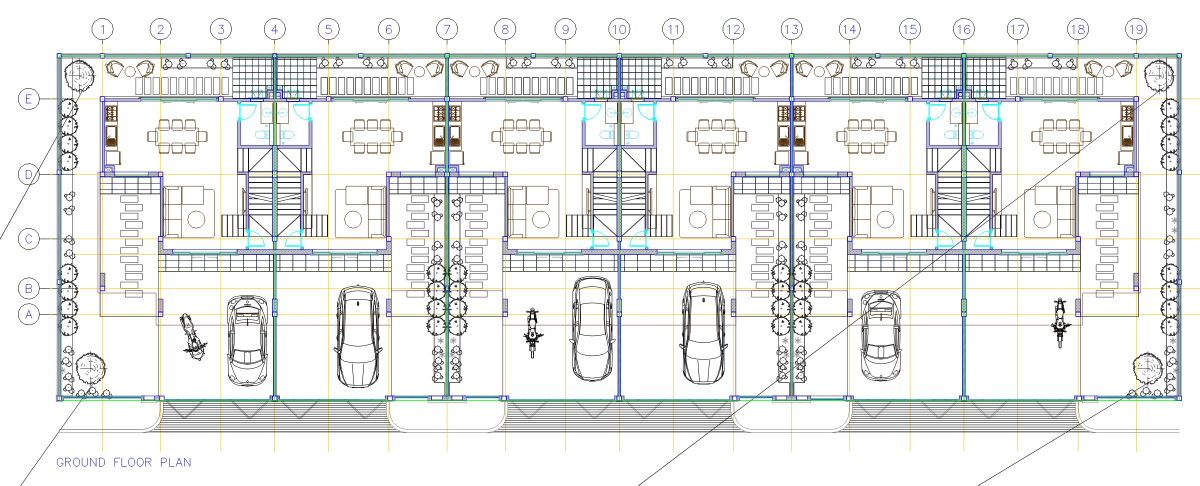
#> input picture test/townhouse/0.jpg, 2400 x 971 px (shown at 1/2 size)
$ python -i vision.py   (imports and definitions only)
#> lines starting #> are read from the running program, lines starting #| are printed output that depends on the picture; after the words box and inside, x2 and y2 are one past the last pixel; in counts of white or black regions, pixels touching at a corner belong together
"""Plan reading for drawings that are only pictures: scanned or flattened PDFs, photos of a drawing,
and hand sketches. Claude reads the image directly and returns rooms, openings and items in image
pixels plus a scale; code turns that into the same Plan structure as the CAD path.

This path is less exact than CAD (no exact coordinates), so every room is marked with a lower
confidence and the scale is one of the things the contractor can confirm.
"""
from __future__ import annotations

import base64
import io
import math

from PIL import Image, ImageOps
from shapely.geometry import LineString, Polygon, box
from shapely.ops import unary_union

from . import __version__
from . import schema as S
from .interpret import FIXTURE_KINDS, MAX_QUESTIONS, OPENING_KINDS, ROOM_TYPES, call_claude
from .schema import Building, Fixture, Flag, Floor, Opening, Plan, Question, Room, SourceInfo, Wall

MAX_EDGE = 2400

VISION_SYSTEM = """You are the plan-reading engine of a construction management product for general contractors.
You get an image of a floor plan: a PDF export, a scan, a phone photo of a drawing, or a hand sketch. Read it like an
experienced contractor and return the plan as structured data in IMAGE PIXEL coordinates (x right, y down, origin at
the top-left of the full image you are given, which is the first image).

Rules:
- One entry per floor shown. Floors are often drawn side by side; name them from their titles.
- Rooms: polygon along the INSIDE face of the walls, vertices clockwise, only right angles unless the wall is
  clearly angled. Every enclosed space, including small ones (WC, closet, lobby). Name and type from labels,
  area figures and contents (beds, toilets, cars). Labels may be tiny, copied, abbreviated or misspelled.
- Openings: doors (single, double, sliding, garage), windows and open passages, each as the two end points of the
  gap measured along the wall centre line.
- Items: kitchen and bathroom fixtures and main furniture, each with its centre and size in pixels.
- Scale: work out millimetres per pixel from dimension strings or grid spacing (for example a 3600 bay), and say
  what you used. If nothing is written, estimate from typical sizes (US doors 30-36 in, about 760-915 mm; beds about 80 in, 2030 mm).
- Reference point per floor: the pixel position of the top-left outside corner of that floor's main outer wall,
  so floors can be stacked.
- Ask at most 5 short questions, only about things that change the plan and that you cannot settle from the image,
  each with 2-4 options, your best guess first. Write sizes in them in feet and inches (a 36" door, a 12' wall);
  the numbers you return stay in millimetres and pixels."""


def load_image(path: str) -> Image.Image:
#> called with path = '../../test/townhouse/0.jpg'
    if path.lower().endswith(".pdf"):
        import pymupdf
        doc = pymupdf.open(path)
        page = doc[0]
        zoom = 3200 / max(page.rect.width, page.rect.height)
        pix = page.get_pixmap(matrix=pymupdf.Matrix(zoom, zoom), alpha=False)
        img = Image.open(io.BytesIO(pix.tobytes("png"))).convert("RGB")
    else:
        img = ImageOps.exif_transpose(Image.open(path)).convert("RGB")
#> img is the input picture: PIL image 2400x971 RGB; mean R, G, B 230.9, 232.5, 231.3
    # trim white margins
    gray = ImageOps.invert(img.convert("L")).point(lambda v: 255 if v > 30 else 0)
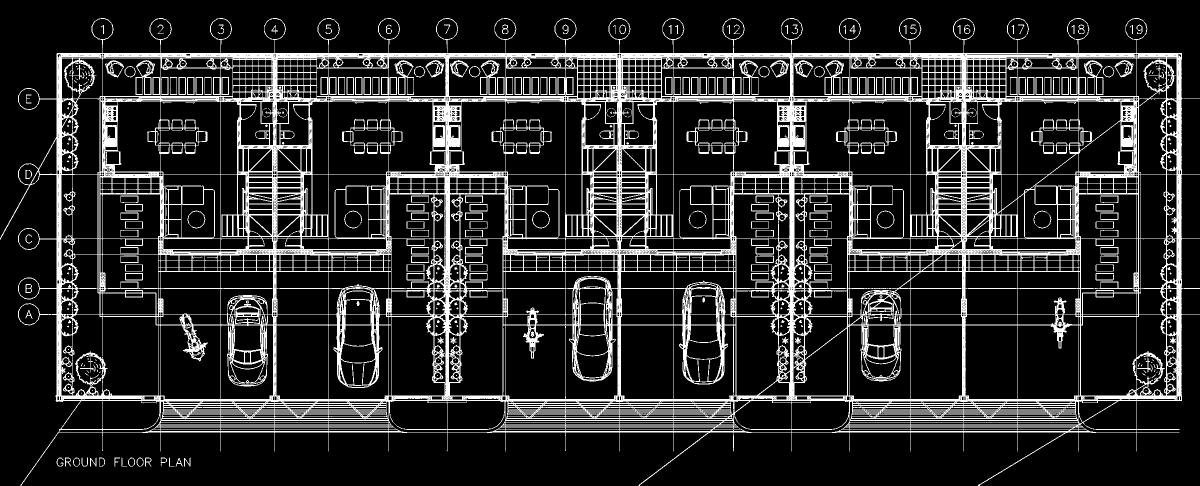
#> gray: PIL image 2400x971 L (shown at 1/2 size); 16.8% white; 422 white regions (191 under 20 px), largest, box (x1, y1, x2, y2) and area: (0, 36, 2400, 971) 360311, (960, 120, 999, 190) 780, (1649, 120, 1688, 190) 777
    bb = gray.getbbox()
#> bb = (0, 36, 2400, 971)
    if bb:
        pad = 20
        img = img.crop((max(0, bb[0] - pad), max(0, bb[1] - pad), min(img.width, bb[2] + pad),
                        min(img.height, bb[3] + pad)))
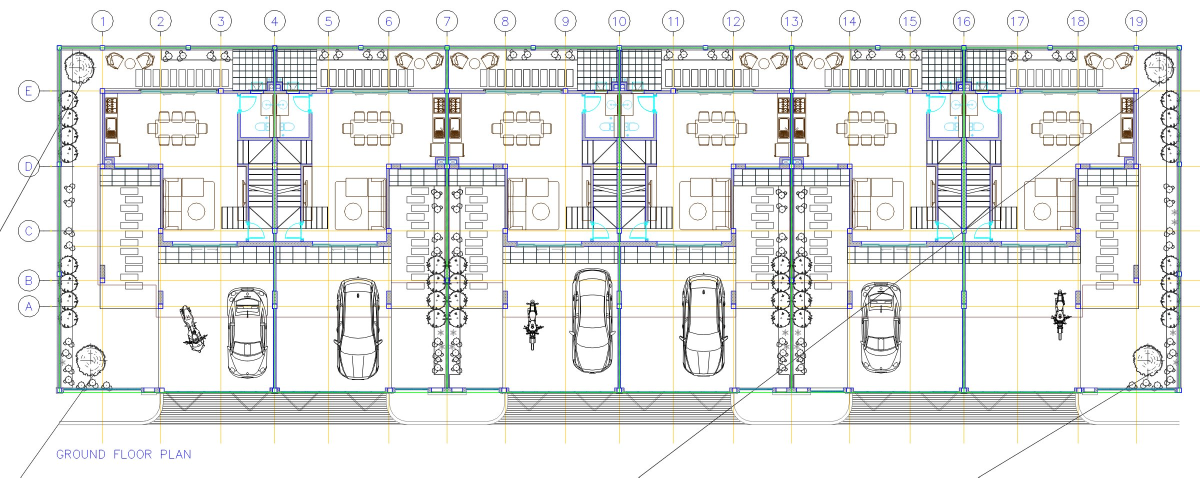
#> img: PIL image 2400x955 RGB (shown at 1/2 size); mean R, G, B 230.5, 232.1, 230.9
    s = MAX_EDGE / max(img.size)
    if s < 1:
        img = img.resize((round(img.width * s), round(img.height * s)), Image.LANCZOS)
    return img


# [198 lines left out: functions _b64, _schema, read_image_plan, plan_from_vision, not called in this run]

>>> result = load_image('../../test/townhouse/0.jpg')

$ run again, on test/townhouse/1.jpg
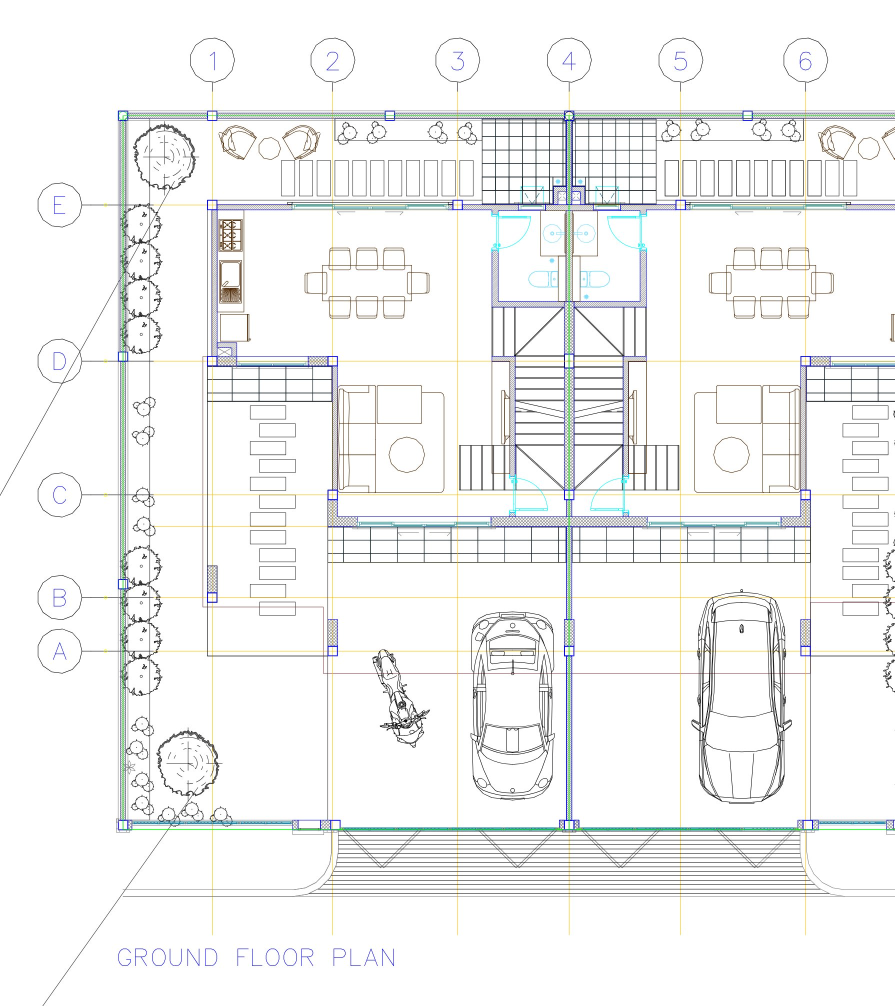
#> input picture test/townhouse/1.jpg, 1790 x 2012 px (shown at 1/2 size)
#> in load_image, img is the input picture: PIL image 1790x2012 RGB; mean R, G, B 242.8, 243.6, 243
#> in load_image, `gray = ImageOps.invert(img.convert("L")).point(lambda v: 255 if v > 30..`:
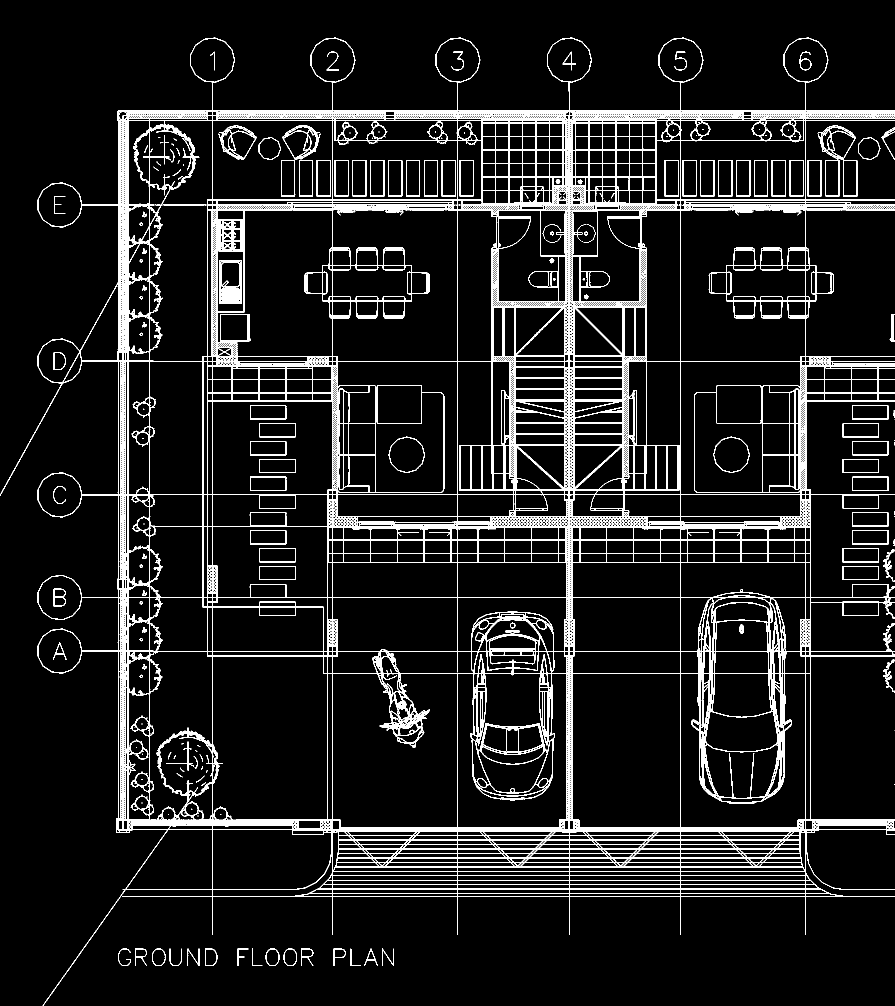
#> gray: PIL image 1790x2012 L (shown at 1/2 size); 8.9% white in thin lines or dots
#> bb = (0, 75, 1790, 2012)
#> in load_image, `img = img.crop((max(0, bb[0] - pad), max(0, bb[1] - pad), min(img.widt..`:
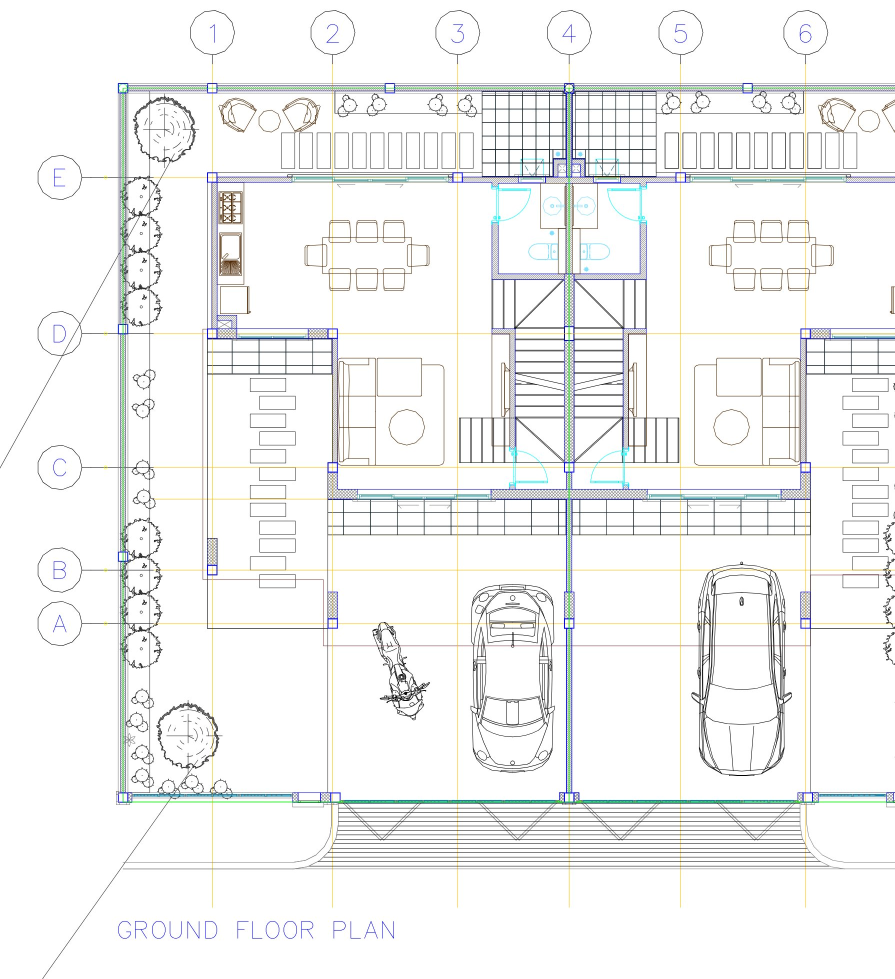
#> img: PIL image 1790x1957 RGB (shown at 1/2 size); mean R, G, B 242.5, 243.3, 242.7

$ run again, on test/townhouse/2.jpg
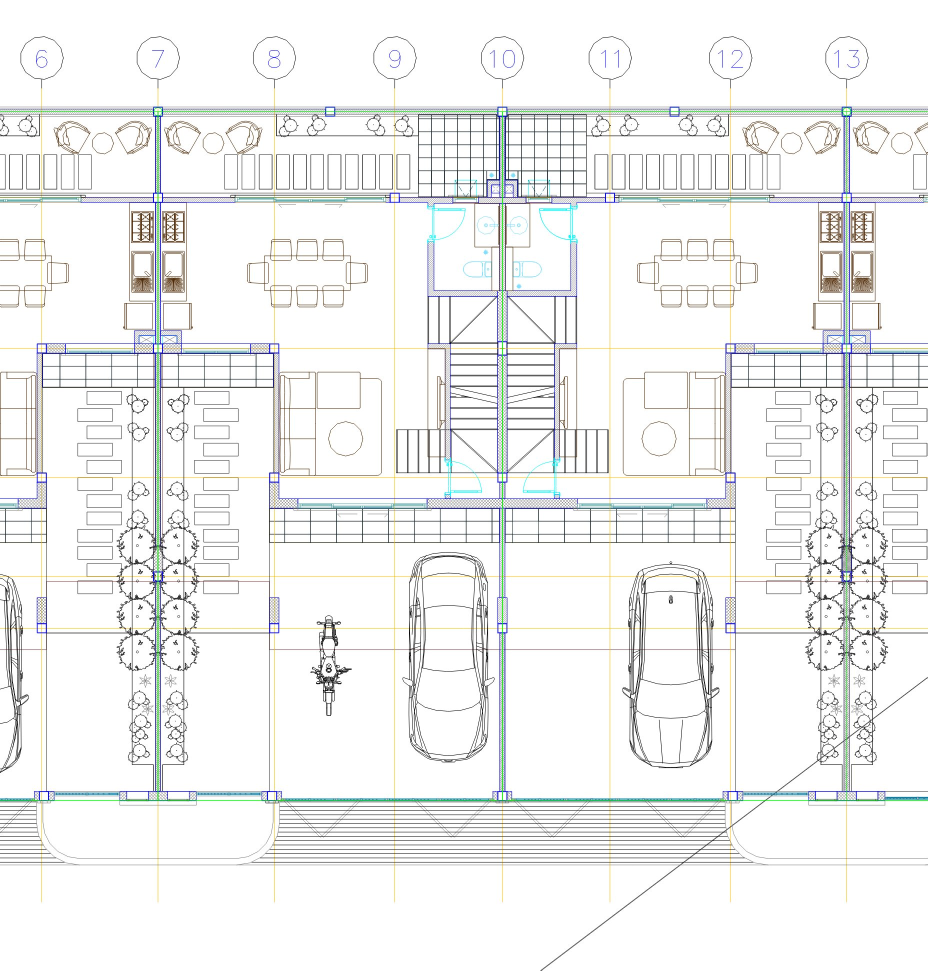
#> input picture test/townhouse/2.jpg, 1855 x 1941 px (shown at 1/2 size)
#> in load_image, img is the input picture: PIL image 1855x1941 RGB; mean R, G, B 240.4, 241.3, 240.5
#> in load_image, `gray = ImageOps.invert(img.convert("L")).point(lambda v: 255 if v > 30..`:
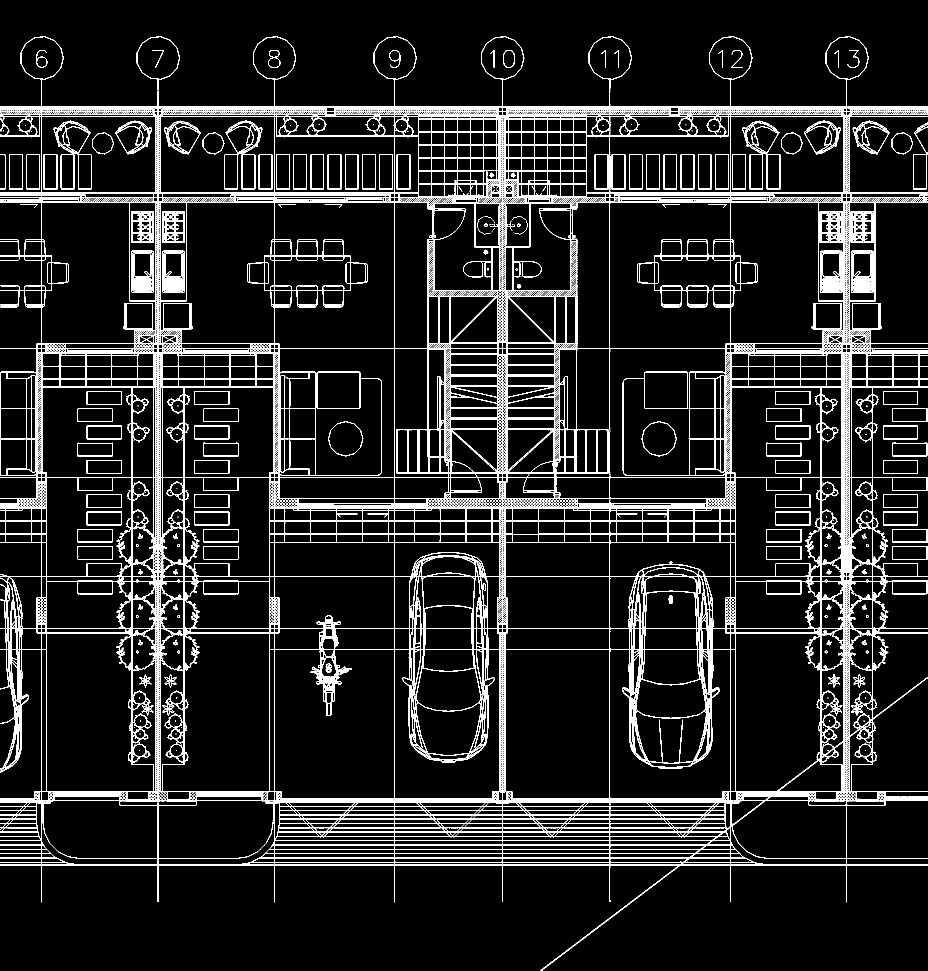
#> gray: PIL image 1855x1941 L (shown at 1/2 size); 10.6% white in thin lines or dots
#> bb = (0, 72, 1855, 1941)
#> in load_image, `img = img.crop((max(0, bb[0] - pad), max(0, bb[1] - pad), min(img.widt..`:
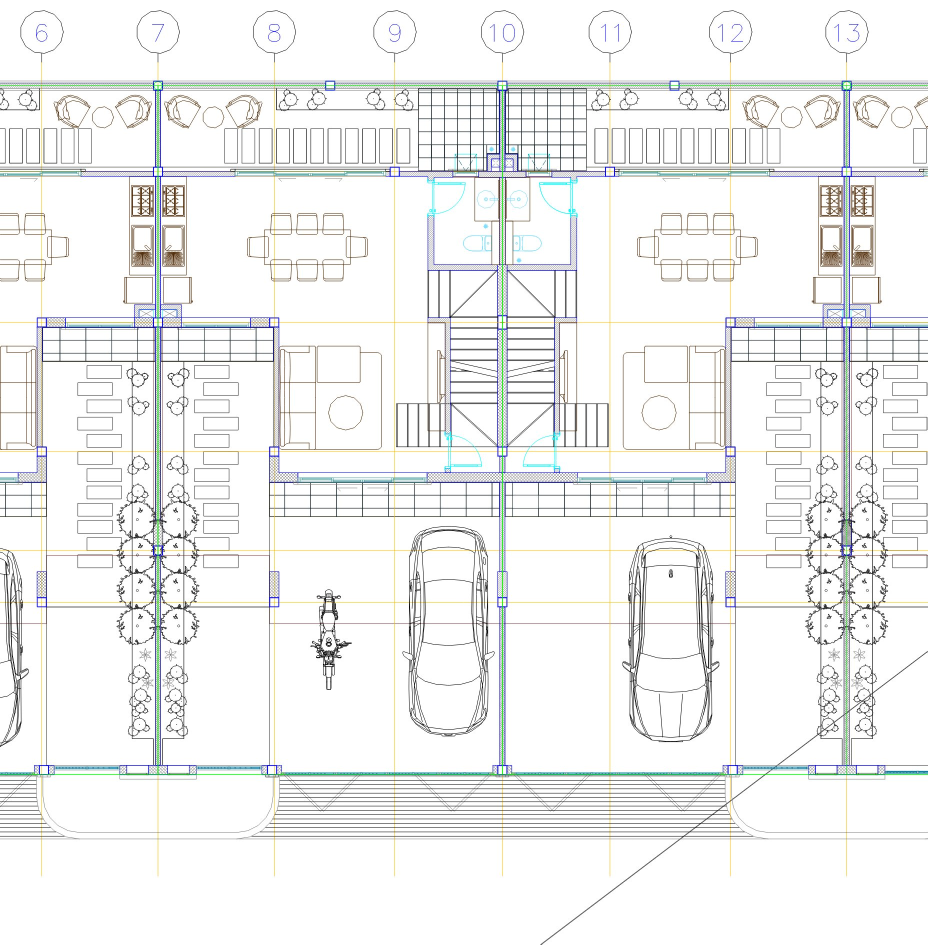
#> img: PIL image 1855x1889 RGB (shown at 1/2 size); mean R, G, B 240, 240.9, 240.1
